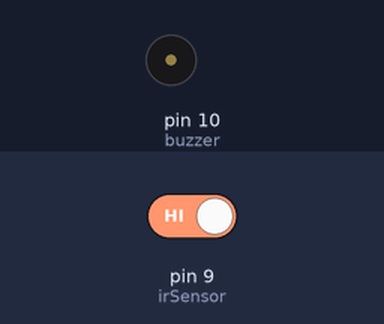
Bench run of a sketch on a simulated Arduino Uno, built with avr-gcc and run on an emulated ATmega328P. On the bench: buzzer (waves = sounding, pin HIGH). The inputs (shaded band) are chosen by the test bench; at power-on: pin 9 (irSensor) HIGH.

Above: at 1.2 s.
1.3 s: pin 9 (irSensor) driven LOW
At 2.0 s:
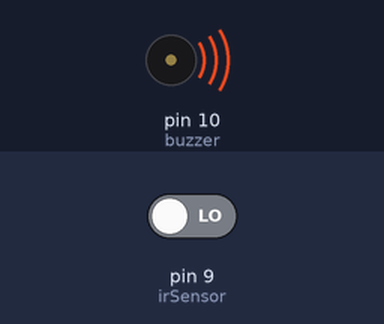
2.8 s: pin 9 (irSensor) driven HIGH
At 3.2 s:
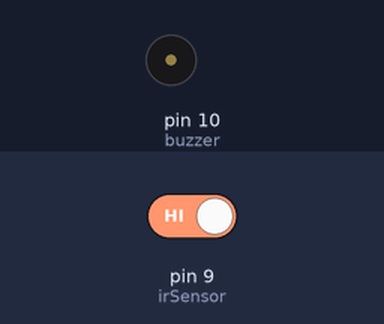
Timing chart, 0 to 5.8 s (numbered marks = the images above; inputs shaded):
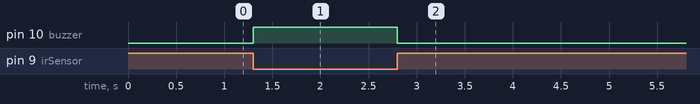

Measured:
- after the input at 1.3 s, pin 10 (buzzer): LOW → HIGH at once
- after the input at 2.8 s, pin 10 (buzzer): HIGH → LOW at once

The sketch:

code.ino
```cpp
const int irSensor = 9;
const int buzzer = 10;

void setup() {
  pinMode(irSensor, INPUT);
  pinMode(buzzer, OUTPUT);
}

void loop() {
  if (digitalRead(irSensor) == LOW) {   // Object detected
    digitalWrite(buzzer, HIGH);         // Turn buzzer ON
  }
  else {                                // No object detected
    digitalWrite(buzzer, LOW);          // Turn buzzer OFF
  }
}
```
